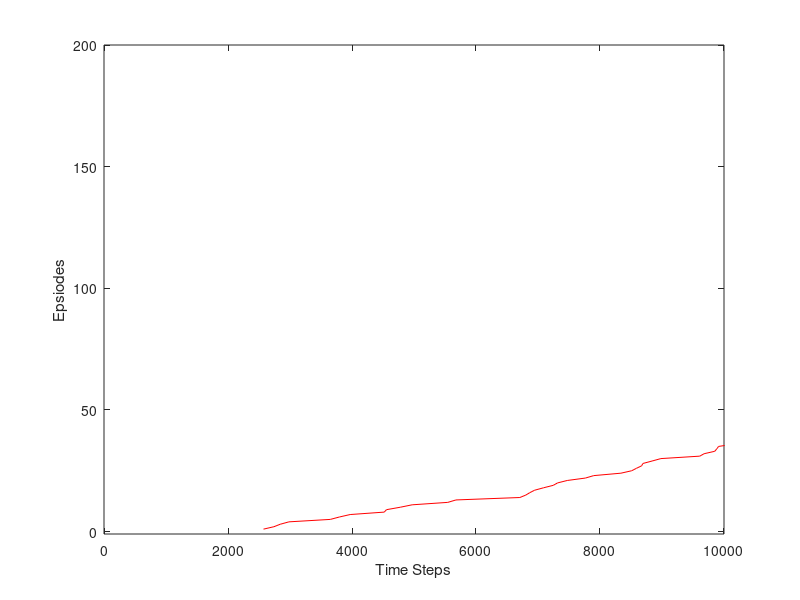

Here is the MATLAB script that generated this plot:
%-------------------------------------------------------------------------
% script file: sarsa_windy_gridworld_stochastic_wind.m
% rbd
% ray.duran@und.edu
% EE547
% Last update: 8/2/20
%
% Example of sarsa algorithm
% Sutton, "Reinforcement Learning,An Introduction, 2nd ed" pg 131
% Algo:
% Parameters: step size: alpha(0,1], small epsilon > 0
% Initialize Q(s,a), for all s,a, except Q(terminal,.) = 0
%
%  Loop for each epsiode
%   Initialize S
%   Choose A from S using policy derived from Q( epsilon greedy)
%   Loop for each step of episode:
%       Take action A, observe R, S'
%       Choose A' from S' using policy dervied from Q( epsilon greedy)
%       Q(S,A) <- Q(S,A) + alpha*[ R + gamma*Q(S',A') - Q(S,A)]
%       S<- S'; A<- A';
%   Until S is terminal
% NOte: Assume for this gridworld that you cannot take action to take
% you off ":edge".
%-------------------------------------------------------------------------
clear all;
x = 10; 
y = 7;
epsilon = .1;      % for greedy policy
alpha = .5;        % step size
gamma = .9;        % discount rate
q = zeros(7,10,9); % action-state space
q(4,8,:) = 0;      % terminal value zero; Note coordinate from upperleft
episodes = 170;


%debug
time_steps = 0;
episode_debug = zeros(1,episodes);

for n = 1: episodes
    i_current = 4; % state init row 
    j_current = 1; % state init col
    % choose with epsilon greedy policy
    random = rand(1); 
    if( 1-epsilon > random)
        [max_value,a_current] = max(q(i_current,j_current,:));
    else
        a_current = randi(9,1); % note 9 moves , inc no move
    end
    
    windsurfing = 1;
    
    
    while windsurfing
        
        switch a_current
            case 1 % up
                i_update = i_current-1; % reference (1,1)
                j_update = j_current;
            case 2 % down
                i_update = i_current+1;
                j_update = j_current;
            case 3 % right
                i_update = i_current;
                j_update = j_current+1;
            case 4 % left
                i_update = i_current;
                j_update = j_current-1;
            case 5 % upper rt diagonal
                i_update = i_current-1;
                j_update = j_current+1;
            case 6 % upper lft diagonal
                i_update = i_current-1;
                j_update = j_current-1;
            case 7 % lower rt diagonal
                i_update = i_current+1;
                j_update = j_current+1;
            case 8 % lower lft diagonal
                i_update = i_current+1;
                j_update = j_current-1;
            case 9 % no move
                i_update = i_current;
                j_update = j_current;
                
            otherwise
                i_update = 4;
                j_update = 1;
        end
        
        % strength of wind by column; See Sutton book page 130
        stoch_wind_factor = randi(3,1);
        
        switch j_update
            case 1
             if( stoch_wind_factor == 1) % mean 
              i_update = i_update;
             elseif( stoch_wind_factor == 2) % -1 strength 1 greater mean
              i_update = i_update-1;
             else % == 3 ; +1 strength 1 less
              i_update = i_update+1;
             end
            case 2
             if( stoch_wind_factor == 1) 
                i_update = i_update;
             elseif( stoch_wind_factor == 2) 
                i_update = i_update-1;
             else
                i_update = i_update+1;
             end
            case 3
             if( stoch_wind_factor == 1) 
                i_update = i_update;
             elseif( stoch_wind_factor == 2) 
                i_update = i_update-1;
             else 
                 i_update = i_update+1;
             end
            case 4
             if( stoch_wind_factor == 1)  
               i_update = i_update-1;
             elseif( stoch_wind_factor == 2) 
               i_update = i_update-2;
             else
               i_update = i_update; 
             end   
            case 5
             if( stoch_wind_factor == 1)  
              i_update = i_update-1;
             elseif( stoch_wind_factor == 2)
              i_update = i_update-2;
             else
               i_update = i_update; 
             end     
            case 6
             if( stoch_wind_factor == 1)
                i_update = i_update-1;
             elseif( stoch_wind_factor == 2)
                i_update = i_update-2;
             else
                i_update = i_update; 
             end  
            case 7
              if( stoch_wind_factor == 1)
                i_update = i_update-2;
              elseif( stoch_wind_factor == 2)
                i_update = i_update-3;
              else
                i_update = i_update-1;
              end
            case 8
              if( stoch_wind_factor == 1)
                i_update = i_update-2;
              elseif( stoch_wind_factor == 2)
                i_update = i_update-3;
              else
                i_update = i_update-1;
              end
            case 9
             if( stoch_wind_factor == 1)
               i_update = i_update-1;
             elseif( stoch_wind_factor == 2)
               i_update = i_update-2;
             else
                i_update = i_update; 
             end 
            case 10
             if( stoch_wind_factor == 1) 
               i_update = i_update;
             elseif( stoch_wind_factor == 2) 
                i_update = i_update-1;
             else
                i_update = i_update+1;
             end
             
             otherwise
                i_update = 1;
        end
             
        % limits on i & j
        if i_update > 7
            i_update = 7;
        end
        if i_update < 1
            i_update = 1;
        end
        if j_update > 10;
            j_update = 10;
        end
        if j_update < 1
            j_update = 1;
        end
        

     %  Observe r and s'= i_update & j_update
     r = -1;
     
     % choose with epsilon greedy policy
     random = rand(1); 
     if( 1-epsilon > random)
        [max_value,a_update] = max(q(i_update,j_update,:));
     else
        a_update = randi(9,1);
     end
     q(i_current,j_current,a_current) =  q(i_current,j_current,a_current) +...
         alpha*(r + gamma*q(i_update,j_update,a_update) - ...
         q(i_current,j_current,a_current) );
     
     i_current = i_update;
     j_current = j_update;
     a_current = a_update;
     
     % debug
     time_steps = time_steps + 1;
     
     % terminate epsiode
     if i_update==4 && j_update ==8
         windsurfing = 0;
         % debug
         episode_debug(1,n) = time_steps;
     end                
        
    end % while
        
end

time_incr = [ 1:1:episodes];
% Plot
figure(1)
plot(episode_debug(1,time_incr),time_incr, '-r')
xlabel('Time Steps');
ylabel('Epsiodes');
axis([-1 10001 -1 200])

% debug
debug = 1;

    
    
    
